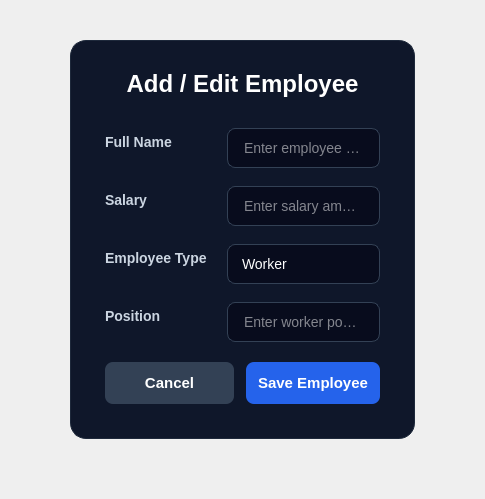
      <widget class="QWidget" name="employeeFormPage">
       <layout class="QVBoxLayout" name="verticalLayoutEmployeeFormPage">
        <property name="leftMargin"><number>30</number></property>
        <property name="topMargin"><number>20</number></property>
        <property name="rightMargin"><number>30</number></property>
        <property name="bottomMargin"><number>20</number></property>
        <item>
         <spacer name="spacerFormTop">
          <property name="orientation"><enum>Qt::Vertical</enum></property>
          <property name="sizeHint" stdset="0"><size><width>20</width><height>20</height></size></property>
         </spacer>
        </item>
        <item>
         <layout class="QHBoxLayout" name="horizontalLayoutFormWrapper">
          <item>
           <spacer name="spacerFormLeft">
            <property name="orientation"><enum>Qt::Horizontal</enum></property>
            <property name="sizeHint" stdset="0"><size><width>40</width><height>20</height></size></property>
           </spacer>
          </item>
          <item>
           <widget class="QWidget" name="formContainerWidget">
            <property name="minimumWidth"><number>500</number></property>
            <property name="maximumWidth"><number>550</number></property>
            <property name="styleSheet">
             <string notr="true">
                #formContainerWidget {
                    background-color: #0f172a;
                    border: 1px solid #1e293b;
                    border-radius: 16px;
                }
                QLabel {
                    color: #cbd5e1;
                    font-size: 14px;
                    font-weight: 600;
                    font-family: 'Segoe UI';
                }
                QLineEdit, QComboBox {
                    background-color: #080c1d;
                    color: #ffffff;
                    border: 1px solid #334155;
                    border-radius: 8px;
                    padding: 10px 14px;
                    font-size: 14px;
                    font-family: 'Segoe UI';
                }
                QLineEdit:focus, QComboBox:focus {
                    border: 1px solid #38bdf8;
                }
                QComboBox::drop-down {
                    border: none;
                    width: 30px;
                }
                QComboBox QAbstractItemView {
                    background-color: #0f172a;
                    color: #ffffff;
                    selection-background-color: #1e293b;
                    border: 1px solid #1e293b;
                }
             </string>
            </property>
            <layout class="QVBoxLayout" name="verticalLayoutFormContent">
             <property name="leftMargin"><number>35</number></property>
             <property name="topMargin"><number>30</number></property>
             <property name="rightMargin"><number>35</number></property>
             <property name="bottomMargin"><number>35</number></property>
             <property name="spacing"><number>20</number></property>

             <item>
              <widget class="QLabel" name="labelFormHeader">
               <property name="text"><string>Add / Edit Employee</string></property>
               <property name="alignment"><set>Qt::AlignCenter</set></property>
               <property name="styleSheet">
                <string notr="true">color: #ffffff; font-size: 24px; font-weight: bold; margin-bottom: 10px;</string>
               </property>
              </widget>
             </item>

             <item>
              <layout class="QFormLayout" name="formLayoutFields">
               <property name="horizontalSpacing"><number>20</number></property>
               <property name="verticalSpacing"><number>18</number></property>
               <property name="labelAlignment"><set>Qt::AlignLeft|Qt::AlignVCenter</set></property>

               <item row="0" column="0">
                <widget class="QLabel" name="labelEmpName">
                 <property name="text"><string>Full Name</string></property>
                </widget>
               </item>
               <item row="0" column="1">
                <widget class="QLineEdit" name="lineEmpName">
                 <property name="placeholderText"><string>Enter employee name...</string></property>
                </widget>
               </item>

               <item row="1" column="0">
                <widget class="QLabel" name="labelEmpSalary">
                 <property name="text"><string>Salary</string></property>
                </widget>
               </item>
               <item row="1" column="1">
                <widget class="QLineEdit" name="lineEmpSalary">
                 <property name="placeholderText"><string>Enter salary amount...</string></property>
                </widget>
               </item>

               <item row="2" column="0">
                <widget class="QLabel" name="labelEmpType">
                 <property name="text"><string>Employee Type</string></property>
                </widget>
               </item>
               <item row="2" column="1">
                <widget class="QComboBox" name="comboEmpType">
                 <item><property name="text"><string>Worker</string></property></item>
                 <item><property name="text"><string>Manager</string></property></item>
                 <item><property name="text"><string>Contractor</string></property></item>
                </widget>
               </item>

               <item row="3" column="0">
                <widget class="QLabel" name="labelEmpPosition">
                 <property name="text"><string>Position</string></property>
                </widget>
               </item>
               <item row="3" column="1">
                <widget class="QLineEdit" name="lineEmpPosition">
                 <property name="placeholderText"><string>Enter worker position...</string></property>
                </widget>
               </item>
              </layout>
             </item>

             <item>
              <layout class="QHBoxLayout" name="horizontalLayoutEmpFormButtons">
               <property name="spacing"><number>12</number></property>
               <item>
                <widget class="QPushButton" name="btnCancelEmployee">
                 <property name="text"><string>Cancel</string></property>
                 <property name="styleSheet">
                  <string notr="true">
                      QPushButton {
                          background-color: #334155; color: #ffffff; border: none; border-radius: 8px;
                          padding: 12px; font-size: 15px; font-weight: bold; font-family: 'Segoe UI';
                      }
                      QPushButton:hover { background-color: #475569; }
                  </string>
                 </property>
                </widget>
               </item>
               <item>
                <widget class="QPushButton" name="btnSaveEmployee">
                 <property name="text"><string>Save Employee</string></property>
                 <property name="styleSheet">
                  <string notr="true">
                      QPushButton {
                          background-color: #2563eb; color: #ffffff; border: none; border-radius: 8px;
                          padding: 12px; font-size: 15px; font-weight: bold; font-family: 'Segoe UI';
                      }
                      QPushButton:hover { background-color: #1d4ed8; }
                  </string>
                 </property>
                </widget>
               </item>
              </layout>
             </item>

            </layout>
           </widget>
          </item>
          <item>
           <spacer name="spacerFormRight">
            <property name="orientation"><enum>Qt::Horizontal</enum></property>
            <property name="sizeHint" stdset="0"><size><width>40</width><height>20</height></size></property>
           </spacer>
          </item>
         </layout>
        </item>
        <item>
         <spacer name="spacerFormBottom">
          <property name="orientation"><enum>Qt::Vertical</enum></property>
          <property name="sizeHint" stdset="0"><size><width>20</width><height>40</height></size></property>
         </spacer>
        </item>
       </layout>
      </widget>
